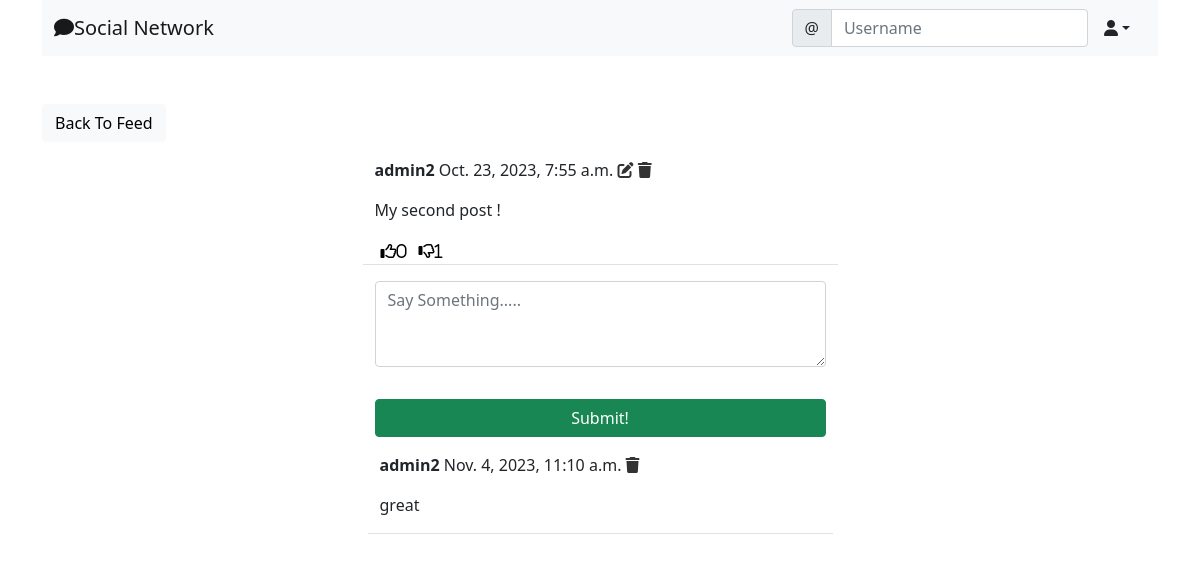
/social/post/2/ (signed in), run on the app's committed database.
### social/models.py (models this page shows)
class Post(models.Model):
    body= models.TextField()
    created_on=models.DateTimeField(default=timezone.now)
    author=models.ForeignKey(User,on_delete=models.CASCADE)
    likes=models.ManyToManyField(User,blank=True,related_name='likes')
    dislikes=models.ManyToManyField(User,blank=True,related_name='dislikes')

class Comment(models.Model):
    comment = models.TextField()
    created_on = models.DateTimeField(default=timezone.now)
    author = models.ForeignKey(User, on_delete=models.CASCADE)
    post=models.ForeignKey('Post', on_delete=models.CASCADE)

### social/views.py (the view, shortened to what this page needs)
# urls.py: path('post/<int:pk>/', PostDetailView.as_view(), name='post-detail'),
class PostDetailView(LoginRequiredMixin, View):
    def get(self, request,pk, *args, **kwargs ):
        post=Post.objects.get(pk=pk)
        form = CommentForm()
        comments=Comment.objects.filter(post=post).order_by('-created_on')
        context={
            'post' : post,
            'form' : form,
            'comments' : comments,
        }
        return render(request, 'social/post_detail.html',context)

### social/forms.py
class CommentForm(forms.ModelForm):
    comment = forms.CharField(
        label='',
        widget=forms.Textarea(attrs={
            'rows' : '3',
            'placeholder' : 'Say Something.....'
        }) )
    class Meta:
        model = Comment
        fields= ['comment']

### social/templates/social/post_detail.html (shortened to what this page needs)
{% extends 'landing/base.html' %}
{% load crispy_forms_tags %}
{% block content %}
<div class="container">
    <div class ="row  mt-5">
        <div class ="col-md-5 col-sm-6">
       <a href="{% url 'post-list' %}" class="btn btn-light">Back To Feed</a>
        </div>
    </div>
    <div class ="row justify-content-center mt-3">
        <div class ="col-md-5 col-sm-12 border-bottom">
          <p>
            <strong>{{post.author}}<space>  </space></strong>{{post.created_on}}
            {% if request.user == post.author %}
            <a href="{% url 'post-edit' post.pk %}" style="color: #333;"><i class="fas fa-edit"></i></a>
            <a href="{% url 'post-delete' post.pk %}" style="color: #333;"><i class="fas fa-trash"></i></a>
            {% endif %}
        </p>
          <p>{{post.body}}</p>
          <div class="d-flex flex-row">
            <form method="POST" action="{%url 'like' post.pk%}">
                <button style="background-color:transparent; border:none; box-shadow:none ;" type="submit">
                <i class="far fa-thumbs-up"><span>{{ post.likes.all.count }}</span></i>
                </button>
            </form>
            <form method="POST" action="{%url 'dislike' post.pk%}">
                <button style="background-color:transparent; border:none; box-shadow:none ;" type="submit">
                <i class="far fa-thumbs-down">{{ post.dislikes.all.count }}</i>
                </button>
            </form>
        </div>
        </div>
    </div>
    <div class ="row justify-content-center mt-3 mb-5 ">
        <div class ="col-md-5 col-sm-12 ">
        <form method="POST">
            {{form | crispy}}
            <div class="d-grid gap-2">
                <button class ="btn btn-success mt-3">Submit!</button>
        </form>
        </div>
    </div>
    {% for comment in comments %}
    <div class ="row justify-content-center mt-3 mb-5 ">
    <div class ="col-md-5 col-sm-12 border-bottom ">
    <p>
        <strong>{{comment.author}}<space>  </space></strong>{{comment.created_on}}
        {% if request.user == comment.author %}
        <a href="{% url 'comment-delete' post.pk comment.pk %}" style="color: #333;"><i class="fas fa-trash"></i></a>
        {% endif %}
    </p>
    <p>{{ comment.comment}}</p>
    </div>
</div>
    {%endfor %}
</div>
{% endblock content %}

### data on the page
Post: author "admin2", created_on "Oct. 23, 2023, 7:55 a.m.", body "My second post !", likes.all.count "0", dislikes.all.count "1"
Comment: author "admin2", created_on "Nov. 4, 2023, 11:10 a.m.", comment "great"
